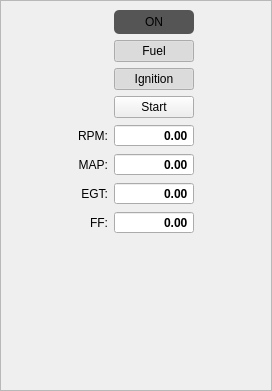
<?xml version="1.0" encoding="UTF-8"?>
<ui version="4.0">
 <class>DockWidgetProp</class>
 <widget class="QDockWidget" name="DockWidgetProp">
  <property name="geometry">
   <rect>
    <x>0</x>
    <y>0</y>
    <width>272</width>
    <height>391</height>
   </rect>
  </property>
  <property name="locale">
   <locale language="English" country="UnitedStates"/>
  </property>
  <property name="windowTitle">
   <string>Propulsion</string>
  </property>
  <widget class="QWidget" name="dockWidgetContents">
   <layout class="QGridLayout" name="gridLayout_2">
    <property name="leftMargin">
     <number>0</number>
    </property>
    <property name="topMargin">
     <number>0</number>
    </property>
    <property name="rightMargin">
     <number>0</number>
    </property>
    <property name="bottomMargin">
     <number>0</number>
    </property>
    <item row="0" column="0">
     <widget class="QScrollArea" name="scrollArea">
      <property name="styleSheet">
       <string notr="true"/>
      </property>
      <property name="widgetResizable">
       <bool>true</bool>
      </property>
      <widget class="QWidget" name="scrollAreaWidgetContents">
       <property name="geometry">
        <rect>
         <x>0</x>
         <y>0</y>
         <width>270</width>
         <height>364</height>
        </rect>
       </property>
       <layout class="QGridLayout" name="gridLayout">
        <item row="0" column="0">
         <spacer name="horizontalSpacer_2">
          <property name="orientation">
           <enum>Qt::Horizontal</enum>
          </property>
          <property name="sizeHint" stdset="0">
           <size>
            <width>40</width>
            <height>20</height>
           </size>
          </property>
         </spacer>
        </item>
        <item row="0" column="2">
         <widget class="QPushButton" name="pushButtonState">
          <property name="enabled">
           <bool>false</bool>
          </property>
          <property name="focusPolicy">
           <enum>Qt::NoFocus</enum>
          </property>
          <property name="styleSheet">
           <string notr="true">QPushButton:disabled 
{
	padding: 5px;
	background-color: #555;
	border-radius: 5px;
	color: #000;
}

QPushButton:disabled:pressed 
{
	background-color: #555;
}

QPushButton:disabled:checked 
{
	background-color: #0f0;
}</string>
          </property>
          <property name="text">
           <string>ON</string>
          </property>
          <property name="checkable">
           <bool>true</bool>
          </property>
         </widget>
        </item>
        <item row="0" column="3">
         <spacer name="horizontalSpacer">
          <property name="orientation">
           <enum>Qt::Horizontal</enum>
          </property>
          <property name="sizeHint" stdset="0">
           <size>
            <width>40</width>
            <height>20</height>
           </size>
          </property>
         </spacer>
        </item>
        <item row="1" column="2">
         <widget class="QPushButton" name="pushButtonFuel">
          <property name="text">
           <string>Fuel</string>
          </property>
          <property name="checkable">
           <bool>true</bool>
          </property>
          <property name="checked">
           <bool>true</bool>
          </property>
         </widget>
        </item>
        <item row="2" column="2">
         <widget class="QPushButton" name="pushButtonIgnition">
          <property name="text">
           <string>Ignition</string>
          </property>
          <property name="checkable">
           <bool>true</bool>
          </property>
          <property name="checked">
           <bool>true</bool>
          </property>
         </widget>
        </item>
        <item row="3" column="2">
         <widget class="QPushButton" name="pushButtonStart">
          <property name="text">
           <string>Start</string>
          </property>
         </widget>
        </item>
        <item row="4" column="1">
         <widget class="QLabel" name="labelRPM">
          <property name="sizePolicy">
           <sizepolicy hsizetype="Minimum" vsizetype="Preferred">
            <horstretch>0</horstretch>
            <verstretch>0</verstretch>
           </sizepolicy>
          </property>
          <property name="toolTip">
           <string>Engine Speed</string>
          </property>
          <property name="text">
           <string>RPM:</string>
          </property>
          <property name="alignment">
           <set>Qt::AlignRight|Qt::AlignTrailing|Qt::AlignVCenter</set>
          </property>
         </widget>
        </item>
        <item row="4" column="2">
         <widget class="QDoubleSpinBox" name="spinRPM">
          <property name="sizePolicy">
           <sizepolicy hsizetype="Minimum" vsizetype="Fixed">
            <horstretch>0</horstretch>
            <verstretch>0</verstretch>
           </sizepolicy>
          </property>
          <property name="font">
           <font>
            <weight>75</weight>
            <bold>true</bold>
           </font>
          </property>
          <property name="focusPolicy">
           <enum>Qt::NoFocus</enum>
          </property>
          <property name="alignment">
           <set>Qt::AlignRight|Qt::AlignTrailing|Qt::AlignVCenter</set>
          </property>
          <property name="readOnly">
           <bool>true</bool>
          </property>
          <property name="buttonSymbols">
           <enum>QAbstractSpinBox::NoButtons</enum>
          </property>
          <property name="decimals">
           <number>2</number>
          </property>
          <property name="minimum">
           <double>0.000000000000000</double>
          </property>
          <property name="maximum">
           <double>99999.990000000005239</double>
          </property>
         </widget>
        </item>
        <item row="5" column="1">
         <widget class="QLabel" name="labelMAP">
          <property name="sizePolicy">
           <sizepolicy hsizetype="Minimum" vsizetype="Preferred">
            <horstretch>0</horstretch>
            <verstretch>0</verstretch>
           </sizepolicy>
          </property>
          <property name="toolTip">
           <string>Manifold Absolute Pressure</string>
          </property>
          <property name="text">
           <string>MAP:</string>
          </property>
          <property name="alignment">
           <set>Qt::AlignRight|Qt::AlignTrailing|Qt::AlignVCenter</set>
          </property>
         </widget>
        </item>
        <item row="5" column="2">
         <widget class="QDoubleSpinBox" name="spinMAP">
          <property name="sizePolicy">
           <sizepolicy hsizetype="Minimum" vsizetype="Fixed">
            <horstretch>0</horstretch>
            <verstretch>0</verstretch>
           </sizepolicy>
          </property>
          <property name="font">
           <font>
            <weight>75</weight>
            <bold>true</bold>
           </font>
          </property>
          <property name="focusPolicy">
           <enum>Qt::NoFocus</enum>
          </property>
          <property name="alignment">
           <set>Qt::AlignRight|Qt::AlignTrailing|Qt::AlignVCenter</set>
          </property>
          <property name="readOnly">
           <bool>true</bool>
          </property>
          <property name="buttonSymbols">
           <enum>QAbstractSpinBox::NoButtons</enum>
          </property>
          <property name="decimals">
           <number>2</number>
          </property>
          <property name="minimum">
           <double>0.000000000000000</double>
          </property>
          <property name="maximum">
           <double>99999.990000000005239</double>
          </property>
         </widget>
        </item>
        <item row="6" column="1">
         <widget class="QLabel" name="labelEGT">
          <property name="sizePolicy">
           <sizepolicy hsizetype="Minimum" vsizetype="Preferred">
            <horstretch>0</horstretch>
            <verstretch>0</verstretch>
           </sizepolicy>
          </property>
          <property name="toolTip">
           <string>Exhaust Gas Temperature</string>
          </property>
          <property name="text">
           <string>EGT:</string>
          </property>
          <property name="alignment">
           <set>Qt::AlignRight|Qt::AlignTrailing|Qt::AlignVCenter</set>
          </property>
         </widget>
        </item>
        <item row="6" column="2">
         <widget class="QDoubleSpinBox" name="spinEGT">
          <property name="sizePolicy">
           <sizepolicy hsizetype="Minimum" vsizetype="Fixed">
            <horstretch>0</horstretch>
            <verstretch>0</verstretch>
           </sizepolicy>
          </property>
          <property name="font">
           <font>
            <weight>75</weight>
            <bold>true</bold>
           </font>
          </property>
          <property name="focusPolicy">
           <enum>Qt::NoFocus</enum>
          </property>
          <property name="alignment">
           <set>Qt::AlignRight|Qt::AlignTrailing|Qt::AlignVCenter</set>
          </property>
          <property name="readOnly">
           <bool>true</bool>
          </property>
          <property name="buttonSymbols">
           <enum>QAbstractSpinBox::NoButtons</enum>
          </property>
          <property name="decimals">
           <number>2</number>
          </property>
          <property name="minimum">
           <double>0.000000000000000</double>
          </property>
          <property name="maximum">
           <double>99999.990000000005239</double>
          </property>
         </widget>
        </item>
        <item row="7" column="1">
         <widget class="QLabel" name="labelFF">
          <property name="sizePolicy">
           <sizepolicy hsizetype="Minimum" vsizetype="Preferred">
            <horstretch>0</horstretch>
            <verstretch>0</verstretch>
           </sizepolicy>
          </property>
          <property name="toolTip">
           <string>Fuel Flow</string>
          </property>
          <property name="text">
           <string>FF:</string>
          </property>
          <property name="alignment">
           <set>Qt::AlignRight|Qt::AlignTrailing|Qt::AlignVCenter</set>
          </property>
         </widget>
        </item>
        <item row="7" column="2">
         <widget class="QDoubleSpinBox" name="spinFF">
          <property name="sizePolicy">
           <sizepolicy hsizetype="Minimum" vsizetype="Fixed">
            <horstretch>0</horstretch>
            <verstretch>0</verstretch>
           </sizepolicy>
          </property>
          <property name="font">
           <font>
            <weight>75</weight>
            <bold>true</bold>
           </font>
          </property>
          <property name="focusPolicy">
           <enum>Qt::NoFocus</enum>
          </property>
          <property name="alignment">
           <set>Qt::AlignRight|Qt::AlignTrailing|Qt::AlignVCenter</set>
          </property>
          <property name="readOnly">
           <bool>true</bool>
          </property>
          <property name="buttonSymbols">
           <enum>QAbstractSpinBox::NoButtons</enum>
          </property>
          <property name="decimals">
           <number>2</number>
          </property>
          <property name="maximum">
           <double>99999.990000000005239</double>
          </property>
         </widget>
        </item>
        <item row="8" column="1">
         <spacer name="verticalSpacer">
          <property name="orientation">
           <enum>Qt::Vertical</enum>
          </property>
          <property name="sizeHint" stdset="0">
           <size>
            <width>20</width>
            <height>31</height>
           </size>
          </property>
         </spacer>
        </item>
       </layout>
      </widget>
     </widget>
    </item>
   </layout>
  </widget>
 </widget>
 <tabstops>
  <tabstop>scrollArea</tabstop>
  <tabstop>pushButtonFuel</tabstop>
  <tabstop>pushButtonIgnition</tabstop>
  <tabstop>pushButtonStart</tabstop>
 </tabstops>
 <resources/>
 <connections/>
</ui>
